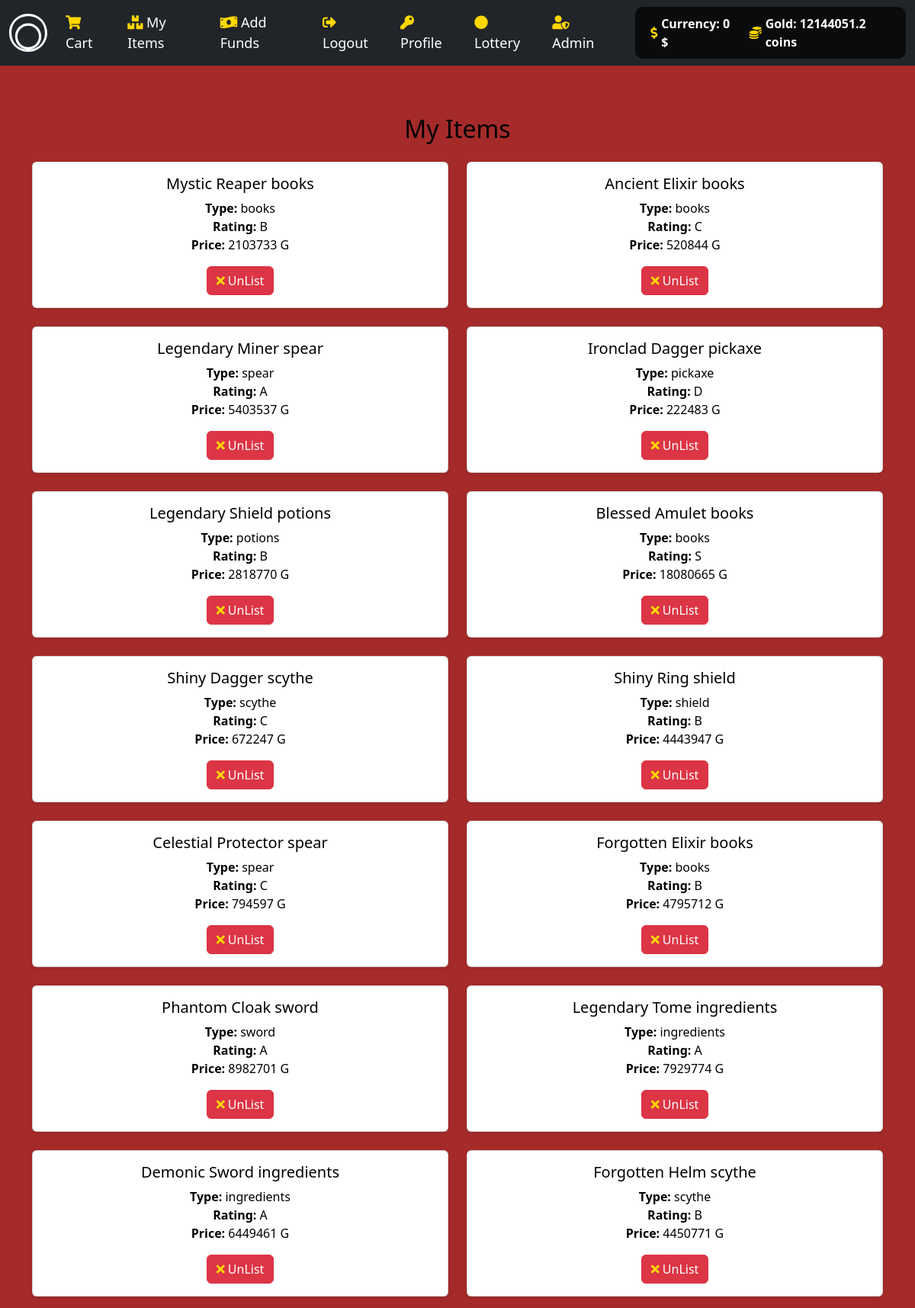
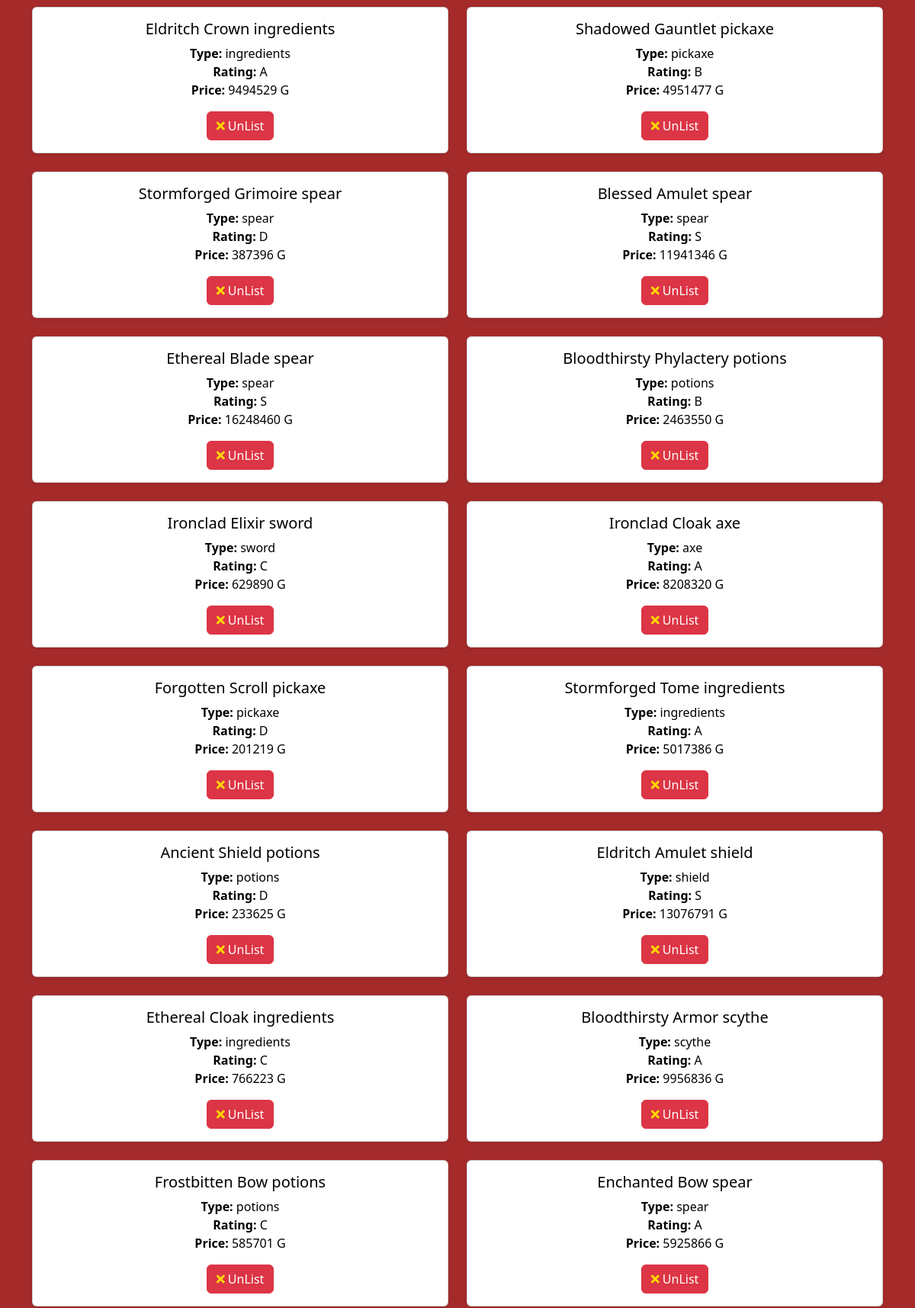
/objs (signed in, upper part), run on the app's committed database (2 pictures, top to bottom).
### tables this page shows
CREATE TABLE user_store(ID int PRIMARY KEY,Funds int,Gold int);

CREATE TABLE object(Object_ID int PRIMARY KEY,
Object_Name varchar(100),
Object_type varchar(20),
listing varchar(2),
rating varchar(1),
price int,
image_src varchar(1000));

### main.py (the view)
@app.get("/objs")
@login_required
async def my_items_get(request: Request):
    user = request.session.get("user")
    items = my_unlisted_objects(user)
    L = balance_checker(user)
    L = list(L[0])
    if request.headers.get('x-requested-with') == 'XMLHttpRequest':
        return JSONResponse({"items": items, "cash": L[0], "cashG": L[1]})
    return templates.TemplateResponse("MyItems.html", {"request": request, "user": user, "items": items, "cash": L[0], "cashG": L[1]})

### templates/MyItems.html (shortened to what this page needs)
{% extends "layout.html" %}
{% block main %}
<div class="container mt-3">
    <h2 class="mb-4 text-center">My Items</h2>
    <div class="row" id="items-container">
        {% for i in items %}
        <div class="col-md-6 mb-4">
            <div class="card shadow-sm h-100">
                <div class="card-body">
                    <h5 class="card-title">{{ i[1] }}</h5>
                    <p class="card-text">
                        <strong>Type:</strong> {{ i[2] }}<br>
                        <strong>Rating:</strong> {{ i[4] }}<br>
                        <strong>Price:</strong> {{ i[5] }} G
                    </p>
                    {% if i[3] == "UL" %}
                    <form class="list-form" action="{{ url_for('lister_user', ID=i[0]) }}" method="post">
                        <button type="submit" class="btn btn-success btn-block">
                            <i class="fas fa-list"></i> List
                        </button>
                    </form>
                    <form class="purge-form" action="{{ url_for('scatter_purge', ID=i[0]) }}" method="post">
                        <button type="submit" class="btn btn-danger btn-block">
                            <i class="fas fa-times"></i> Purge
                        </button>
                    </form>
                    {% else %}
                    <form class="unlist-form" action="{{ url_for('unlister_user', ID=i[0]) }}" method="post">
                        <button type="submit" class="btn btn-danger btn-block">
                            <i class="fas fa-times"></i> UnList
                        </button>
                    </form>
                    {% endif %}
                </div>
            </div>
        </div>
        {% endfor %}
    </div>
</div>
{% endblock %}

### templates/layout.html (shortened to what this page needs)
<!DOCTYPE html>
<html lang="en">
<head>
    <link href="https://cdn.jsdelivr.net/npm/bootstrap@5.2.3/dist/css/bootstrap.min.css" rel="stylesheet">
    <link href="https://cdnjs.cloudflare.com/ajax/libs/font-awesome/5.15.1/css/all.min.css" rel="stylesheet">
    <link href="/static/CSSS.css" rel="stylesheet">
</head>
<body>
    <nav class="navbar navbar-expand-lg navbar-dark bg-dark">
        <div class="container-fluid">
            <a class="navbar-brand" href="/">
            </a>
            <div class="collapse navbar-collapse" id="mynavbar">
                {% if user %}
                <ul class="navbar-nav me-auto">
                    <li class="nav-item"><a class="nav-link" href="/cart"><i class="fas fa-shopping-cart"></i> Cart</a></li>
                    <li class="nav-item"><a class="nav-link" href="/objs"><i class="fas fa-boxes"></i> My Items</a></li>
                    <li class="nav-item"><a class="nav-link" href="/buy"><i class="fas fa-money-bill-wave"></i> Add Funds</a></li>
                    <li class="nav-item"><a class="nav-link" href="/logout"><i class="fas fa-sign-out-alt"></i> Logout</a></li>
                    <li class="nav-item"><a class="nav-link" href="/profile"><i class="fas fa-key"></i> Profile </a></li>
                    <li class="nav-item"><a class="nav-link" href="/lottery-wheel"><i class="fas fa-circle"></i> Lottery</a></li>
                    {% if user == 1 %}
                    <li class="nav-item"><a class="nav-link" href="/admin"><i class="fas fa-user-shield"></i> Admin</a></li>
                    {% endif %}
                </ul>
                <div class="balance-widget">
                    <div class="value">
                        <i class="fas fa-dollar-sign"></i> Currency: {{ cash }} $
                    </div>
                    <div class="value">
                        <i class="fas fa-coins"></i> Gold: {{ cashG }} coins
                    </div>
                </div>
                {% else %}
                <ul class="navbar-nav me-auto">
                    <li class="nav-item"><a class="nav-link" href="/register"><i class="fas fa-user-plus"></i> Register</a></li>
                    <li class="nav-item"><a class="nav-link" href="/login"><i class="fas fa-sign-in-alt"></i> Login</a></li>
                </ul>
                {% endif %}
            </div>
        </div>
    </nav>
    <main class="container-fluid py-5 text-center main-content">
        {% block main %}{% endblock %}
    </main>
</body>
</html>

### templates/layout.html (style rules this page uses)
body { background-color: brown; background-size: cover; background-position: center; background-repeat: repeat; height: 100vh; color: white; }
.navbar-brand img, .navbar-brand svg { height: 50px; }
.balance-widget { background-color: rgba(0, 0, 0, 0.7); border-radius: 10px; padding: 10px; margin-left: 15px; display: flex; align-items: center; justify-content: center; color: white; }
.balance-widget .value { margin: 0 10px; font-weight: bold; display: flex; align-items: center; }
.balance-widget i { margin-right: 5px; }
.navbar-nav .nav-link { color: white; font-size: 18px; margin-right: 10px; }
.main-content { padding: 20px; border-radius: 10px; color: black; }
.fas, .far { color: #ffd700; }

### data on the page
user_store: Gold "12144051.2"
object: Object_Name "Mystic Reaper books", Object_type "books", rating "B", price "2103733"
object: Object_Name "Ancient Elixir books", Object_type "books", rating "C", price "520844"
object: Object_Name "Legendary Miner spear", Object_type "spear", rating "A", price "5403537"
object: Object_Name "Ironclad Dagger pickaxe", Object_type "pickaxe", rating "D", price "222483"
object: Object_Name "Legendary Shield potions", Object_type "potions", rating "B", price "2818770"
object: Object_Name "Blessed Amulet books", Object_type "books", rating "S", price "18080665"
object: Object_Name "Shiny Dagger scythe", Object_type "scythe", rating "C", price "672247"
object: Object_Name "Shiny Ring shield", Object_type "shield", rating "B", price "4443947"
object: Object_Name "Celestial Protector spear", Object_type "spear", rating "C", price "794597"
object: Object_Name "Forgotten Elixir books", Object_type "books", rating "B", price "4795712"
object: Object_Name "Phantom Cloak sword", Object_type "sword", rating "A", price "8982701"
object: Object_Name "Legendary Tome ingredients", Object_type "ingredients", rating "A", price "7929774"
object: Object_Name "Demonic Sword ingredients", Object_type "ingredients", rating "A", price "6449461"
object: Object_Name "Forgotten Helm scythe", Object_type "scythe", rating "B", price "4450771"
object: Object_Name "Eldritch Crown ingredients", Object_type "ingredients", rating "A", price "9494529"
object: Object_Name "Shadowed Gauntlet pickaxe", Object_type "pickaxe", rating "B", price "4951477"
object: Object_Name "Stormforged Grimoire spear", Object_type "spear", rating "D", price "387396"
object: Object_Name "Blessed Amulet spear", Object_type "spear", rating "S", price "11941346"
object: Object_Name "Ethereal Blade spear", Object_type "spear", rating "S", price "16248460"
object: Object_Name "Bloodthirsty Phylactery potions", Object_type "potions", rating "B", price "2463550"
object: Object_Name "Ironclad Elixir sword", Object_type "sword", rating "C", price "629890"
object: Object_Name "Ironclad Cloak axe", Object_type "axe", rating "A", price "8208320"
object: Object_Name "Forgotten Scroll pickaxe", Object_type "pickaxe", rating "D", price "201219"
object: Object_Name "Stormforged Tome ingredients", Object_type "ingredients", rating "A", price "5017386"
object: Object_Name "Ancient Shield potions", Object_type "potions", rating "D", price "233625"
object: Object_Name "Eldritch Amulet shield", Object_type "shield", rating "S", price "13076791"
object: Object_Name "Ethereal Cloak ingredients", Object_type "ingredients", rating "C", price "766223"
object: Object_Name "Bloodthirsty Armor scythe", Object_type "scythe", rating "A", price "9956836"
object: Object_Name "Frostbitten Bow potions", Object_type "potions", rating "C", price "585701"
object: Object_Name "Enchanted Bow spear", Object_type "spear", rating "A", price "5925866"

### other printed values
{{ cash }} "0"
